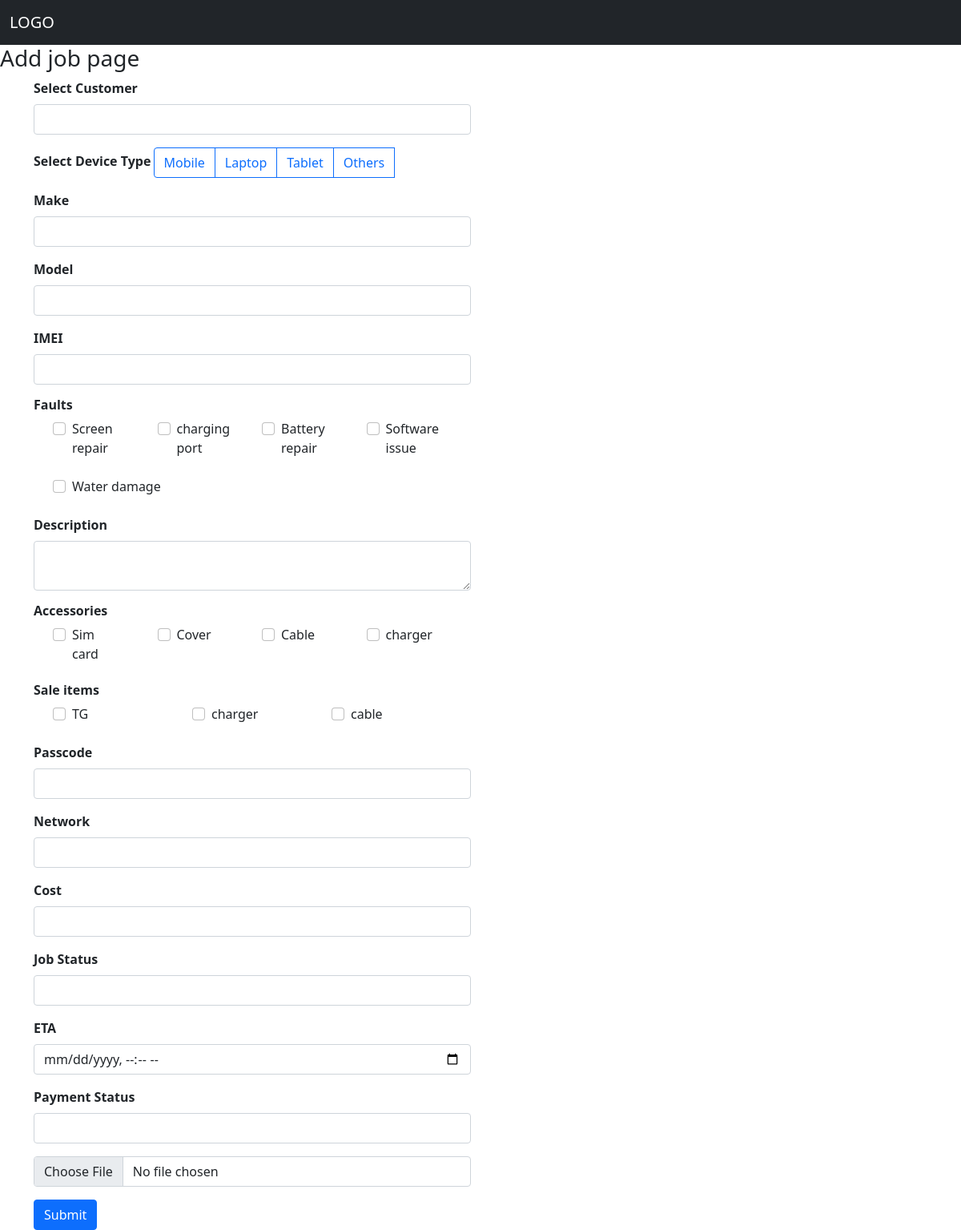
The app's page /add_job/ with its own data.
### Jobs/models.py (models this page shows, shortened)
class Devices(models.Model):
    devices = models.CharField(max_length=250)
    def get_id(self):
        return self.id # with this function we can call specific ID for devices column

class Fault(models.Model):
    fault =  models.CharField(max_length=250)

class Accessories(models.Model):
    accessories =  models.CharField(max_length=250)

class Sale_item(models.Model):
    sale_item =  models.CharField(max_length=250)

### Jobs/views.py (the view, shortened to what this page needs)
# urls.py: path('add_job/', views.add_job, name='add_job'),
def add_job(request):
    if request.method == "GET":
        customers = Customer.objects.all()
        device = Devices.objects.all()
        make = Make.objects.all()
        model = Model.objects.all()
        fault = Fault.objects.all()
        accessories = Accessories.objects.all()
        sale_item = Sale_item.objects.all()
        network = Network.objects.all()
        job_status = Job_status.objects.all()
        img = Pictures.objects.all()
        context = {'customers':customers,
                    'device_context':device,
                    'make_context':make,
                    'model_context':model,
                    'fault_context':fault ,
                    'accessories_context':accessories,
                    'sale_item_context':sale_item ,
                    'network_context':network,
                    'job_status_context': job_status
                    }
        return render(request,'add_job.html',context)

### customer/models.py (called while the page is built)
    def full_name(self):
        return f"{self.first_name} {self.last_name}"

### templates/add_job.html (shortened to what this page needs)
{% extends 'base.html' %}
{% block content %}
<h3>Add job page</h3>
<form method="POST" action= "{% url 'add_job' %}" enctype='multipart/form-data' >
<div class="container">
  <div class="row">
    <div class="col">
      <div class="mb-3">
        <label for="exampleInputEmail1" class="form-label"><strong>Select Customer</strong></label>
        <input required list="list" name = "customer" class="form-control" id="make" aria-describedby="emailHelp">
      </div>
        <div class="mb-3">
          <label for="exampleInputEmail1" class="form-label" ><strong>Select Device Type </strong></label>
          <div class="btn-group" role="group" aria-label="Basic radio toggle button group">
            {% for device in device_context %}
            <label class="btn btn-outline-primary" for = "{{device.get_id}}" >{{device.devices}}</label>
            {% endfor %}
          </div>
        </div>
        <div class="mb-3" id="mobile_div" >
          <label for="exampleInputEmail1" class="form-label"><strong>Make </strong> {{make.make_device.all }}</label>
          <input required list="make_list" name = "make" class="form-control" id="make_mobile" aria-describedby="emailHelp">
      </div>
        <div class="mb-3">
          <label for="exampleInputEmail1" class="form-label"><strong> Model </strong></label>
          <input required list="model_list" name = "model" class="form-control" id="model" aria-describedby="emailHelp">
        </div>
        <div class="mb-3">
          <label for="exampleInputEmail1" class="form-label"> <strong> IMEI </strong></label>
          <input required type="text" name = "imei" class="form-control" id="exampleInputEmail1" aria-describedby="emailHelp">
        </div>
        <h6> <strong> Faults </strong></h6>
        <div class="container ">
          <div class="row">
            {% for fault in fault_context %}
            <div class="col">
        <div class="form-check mb-4 col-md-6">
          <input  class="form-check-input" name= "faults" type="checkbox" value="{{ fault.fault }}" id="faults_{{ fault.fault }}">
          <label class="form-check-label" for="faults_{{ fault.fault }}">
            {{ fault.fault }}
          </label>
        </div>
      </div>
      {% endfor %}
          </div>
        </div>
        <div class="mb-3">
          <label for="exampleInputEmail1" class="form-label"> <strong> Description </strong></label>
          <textarea required name = "description" class="form-control" id="descrition_id" ></textarea>
        </div>
        <h6><strong> Accessories </strong></h6>
        <div class="container ">
          <div class="row">
            {% for accessories in accessories_context %}
            <div class="col">
        <div class="form-check mb-4 col-md-6">
          <input  class="form-check-input" name="accessories" type="checkbox" value="{{ accessories.accessories }}" id="accessories_{{ accessories.accessories }}">
          <label class="form-check-label" for="accessories_{{ accessories.accessories }}">
            {{ accessories.accessories }}
          </label>
        </div>
      </div>
      {% endfor %}
          </div>
        </div>
         <h6><strong> Sale items </strong></h6>
         <div class="container ">
           <div class="row">
             {% for sale_item in sale_item_context %}
             <div class="col">
         <div class="form-check mb-4 col-md-6">
           <input  class="form-check-input" name="sale_item" type="checkbox" value="{{ sale_item.sale_item }}" id="sale_item_{{ sale_item.sale_item }}">
           <label class="form-check-label" for="sale_item_{{ sale_item.sale_item }}">
            {{ sale_item.sale_item }}
           </label>
         </div>
       </div>
       {% endfor %}
           </div>
         </div>
        <div class="mb-3">
          <label for="exampleInputEmail1" class="form-label"> <strong> Passcode </strong></label>
          <input required type="text" name = "passcode" class="form-control" id="passcode" >
        </div>
        <div class="mb-3"  >
          <label for="network_list" class="form-label"> <strong> Network </strong></label>
          <input  list="network_list" name = "network" class="form-control" id="network_list_id" >
      </div>
      <div class="mb-3">
        <label for="exampleInputEmail1" class="form-label"> <strong> Cost </strong></label>
        <input required type="number" name = "cost" class="form-control" id="cost" >
      </div>
      <div class="mb-3"  >
        <label for="job_status_list" class="form-label"> <strong> Job Status </strong></label>
        <input required list="job_status_list" name = "job_status" class="form-control" id="job_status_id" >
    </div>
    <div class="mb-3">
      <label for="exampleInputEmail1" class="form-label"> <strong>ETA </strong></label>
      <input required type="datetime-local" name = "eta" class="form-control" id="eta_id" >
    </div>
  <div class="mb-3"  >
    <label for="payment_status_list" class="form-label"> <strong> Payment Status </strong> </label>
    <input required list="payment_status_list" name = "payment_status" class="form-control" id="payment_status_id" >
</div>
<div class="mb-3"  >
  <input  type="file" name = "image_name" class="form-control" id="image_id" >
</div>
        <button type="submit" class="btn btn-primary">Submit</button>
      </form>
    <div class="col">
    </div>
{% endblock %}

### records on screen
Devices: devices "Mobile"
Devices: devices "Laptop"
Devices: devices "Tablet"
Devices: devices "Others"
Fault: fault "Screen repair"
Fault: fault "charging port"
Fault: fault "Battery repair"
Fault: fault "Software issue"
Fault: fault "Water damage"
Accessories: accessories "Sim card"
Accessories: accessories "Cover"
Accessories: accessories "Cable"
Accessories: accessories "charger"
Sale_item: sale_item "TG"
Sale_item: sale_item "charger"
Sale_item: sale_item "cable"
